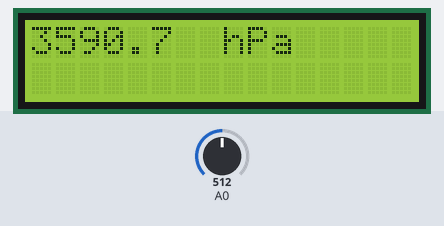
Recording of a sketch running on a simulated Arduino Uno, built with avr-gcc and run on an emulated ATmega328P. Parts: 16×2 character LCD. The inputs (shaded band) are chosen by the test bench; at power-on: A0 = 512. What the sketch prints to the serial monitor is not drawn.

Above: at 1.2 s.
1.3 s: A0 set to 180
At 2.1 s:
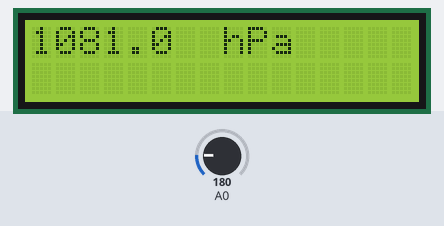
2.8 s: A0 set to 159
At 4.0 s:
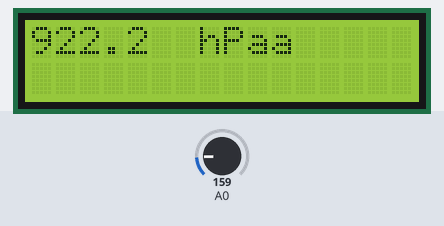
4.3 s: A0 set to 122
At 5.7 s:
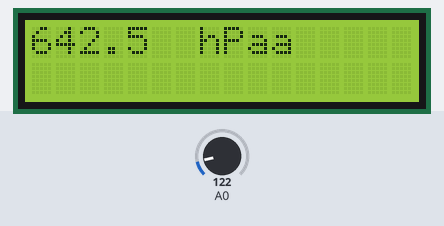
Timing chart, 0 to 7.3 s (numbered marks = the images above; inputs shaded):
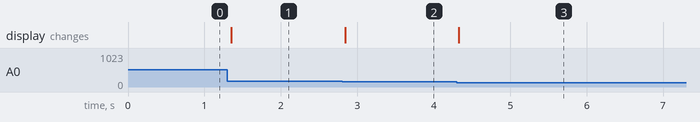

Measured:
- the behaviour switches between 170 and 169 on A0 (found by bisection; images 1 and 2)
- after the input at 1.3 s, the display: changes after 0.05 s (image 1)
- after the input at 2.8 s, the display: changes at once (image 2)
- after the input at 4.3 s, the display: changes at once (image 3)

The sketch:

for_arduino.ino
```cpp
//公式のソースコードをLCD出力対応に改造
//https://github.com/Seeed-Studio/Seeed_Learning_Space/blob/master/Grove%20-%20Intergraded%20Pressure%20Sensor(MPX5700AP)/get_pressure/get_pressure.ino
int rawValue; // A/D readings
// キャリブレーション用。kPa単位で指定。この値を増やすと、表示される気圧が減少します
int offset = 370;  //5V駆動で300~400
int fullScale = 9630; // max pressure (span) adjust
float pressure; // final pressure
#define SERIAL Serial

//LCDの設定
#include <LiquidCrystal_I2C.h> //https://github.com/johnrickman/LiquidCrystal_I2C
LiquidCrystal_I2C lcd(0x27,16,2);


void setup() {
  SERIAL.begin(9600);
  //LCD関係
  lcd.init();
  lcd.backlight();
}

void loop() {

  rawValue = 0;
  for (int x = 0; x < 10; x++) rawValue = rawValue + analogRead(A0);
  pressure = (rawValue - offset) * 700.0 / (fullScale - offset); // pressure conversion

  //シリアル出力
  SERIAL.println(pressure*10, 1);
  //SERIAL.println("  hPa");

  //LCD出力
  lcd.setCursor(0, 0);
  lcd.print(pressure*10, 1);
  lcd.print("  hPa");

  //更新時間（ms）
  delay(200);
}
```
